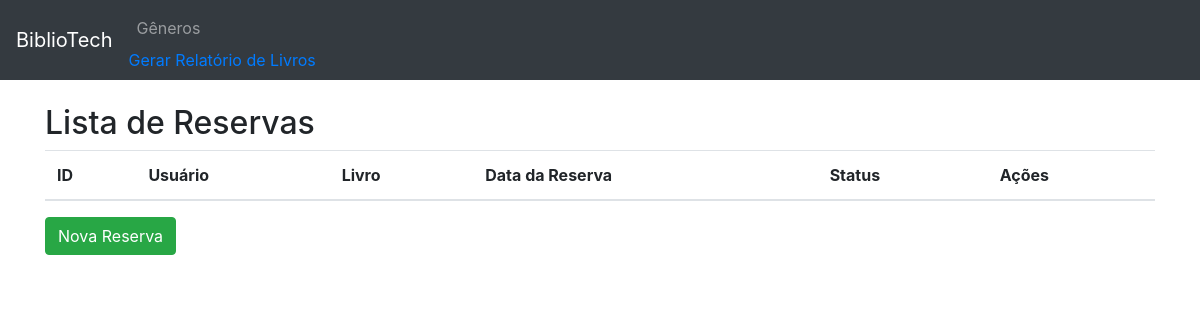
The app's page /reservas/, older data.
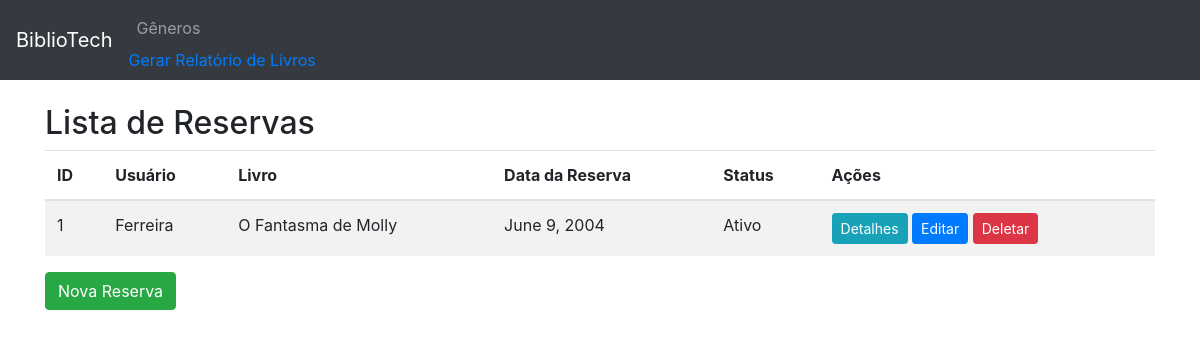
The same page, newer data.
### appmodelo/models.py (models this page shows, shortened)
class Reserva(models.Model):
    usuario = models.ForeignKey(Usuario, on_delete=models.CASCADE)
    livro = models.ForeignKey(Livro, on_delete=models.CASCADE)
    data_reserva = models.DateField()
    status = models.CharField(max_length=100)

class Usuario(models.Model):
    nome = models.CharField(max_length=100)
    sobrenome = models.CharField(max_length=100)
    data_nascimento = models.DateField()
    endereco = models.TextField()
    email = models.EmailField()
    telefone = models.CharField(max_length=20)

class Livro(models.Model):
    titulo = models.CharField(max_length=200)
    ano_publicacao = models.IntegerField()
    genero = models.ForeignKey(Genero, on_delete=models.CASCADE)
    editora = models.ForeignKey(Editora, on_delete=models.CASCADE)
    autor = models.ForeignKey(Autor, on_delete=models.CASCADE)

### appmodelo/views.py (the view)
# urls.py: path('reservas/', views.lista_reservas, name='lista_reservas'),
def lista_reservas(request):
    reservas = Reserva.objects.all()
    return render(request, 'lista_reservas.html', {'reservas': reservas})

### appmodelo/templates/lista_reservas.html
{% extends 'base.html' %}
{% block content %}
<h2>Lista de Reservas</h2>
<table class="table table-striped">
    <thead>
        <tr>
            <th>ID</th>
            <th>Usuário</th>
            <th>Livro</th>
            <th>Data da Reserva</th>
            <th>Status</th>
            <th>Ações</th>
        </tr>
    </thead>
    <tbody>
        {% for reserva in reservas %}
        <tr>
            <td>{{ reserva.id }}</td>
            <td>{{ reserva.usuario.nome }}</td>
            <td>{{ reserva.livro.titulo }}</td>
            <td>{{ reserva.data_reserva }}</td>
            <td>{{ reserva.status }}</td>
            <td>
                <a href="{% url 'detalhes_reserva' reserva.id %}" class="btn btn-info btn-sm">Detalhes</a>
                <a href="{% url 'editar_reserva' reserva.id %}" class="btn btn-primary btn-sm">Editar</a>
                <a href="{% url 'deletar_reserva' reserva.id %}" class="btn btn-danger btn-sm">Deletar</a>
            </td>
        </tr>
        {% endfor %}
    </tbody>
</table>
<a href="{% url 'nova_reserva' %}" class="btn btn-success">Nova Reserva</a>
{% endblock %}

Row changes from the older to the newer data that the page shows:
added Reserva: id "1", usuario.nome "Ferreira", livro.titulo "O Fantasma de Molly", data_reserva "June 9, 2004", status "Ativo"
